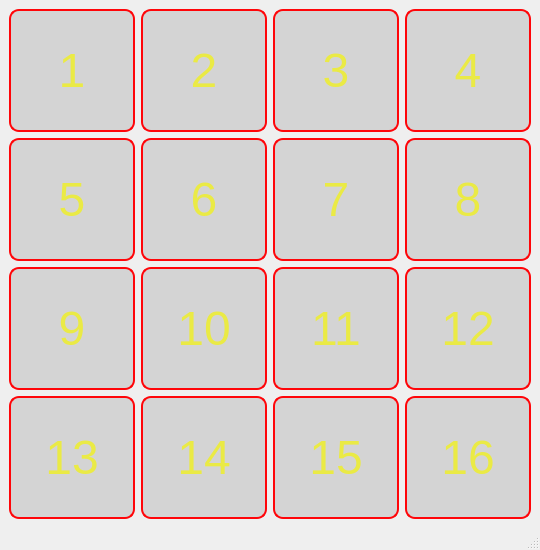
<?xml version="1.0" encoding="UTF-8"?>
<ui version="4.0">
 <class>MainWindow</class>
 <widget class="QMainWindow" name="MainWindow">
  <property name="geometry">
   <rect>
    <x>0</x>
    <y>0</y>
    <width>540</width>
    <height>550</height>
   </rect>
  </property>
  <property name="windowTitle">
   <string>puzzle15</string>
  </property>
  <property name="styleSheet">
   <string notr="true">background-image: url(&quot;background.jpg&quot;);</string>
  </property>
  <widget class="QWidget" name="centralwidget">
   <layout class="QGridLayout" name="gridLayout">
    <item row="0" column="0">
     <widget class="QPushButton" name="btn_1">
      <property name="sizePolicy">
       <sizepolicy hsizetype="Minimum" vsizetype="Expanding">
        <horstretch>0</horstretch>
        <verstretch>0</verstretch>
       </sizepolicy>
      </property>
      <property name="font">
       <font>
        <pointsize>36</pointsize>
       </font>
      </property>
      <property name="styleSheet">
       <string notr="true">/* From https://css.glass */
color: rgb(234, 234, 69);
background: rgba(172, 172, 172, 0.41);
border-radius: 10px;
box-shadow: 0 4px 30px rgba(0, 0, 0, 0.1);
backdrop-filter: blur(5px);
-webkit-backdrop-filter: blur(5px);
border: 2px solid rgba(172, 172, 172, 0.33);
border-color: rgb(255, 5, 9);</string>
      </property>
      <property name="text">
       <string>1</string>
      </property>
     </widget>
    </item>
    <item row="0" column="1">
     <widget class="QPushButton" name="btn_2">
      <property name="sizePolicy">
       <sizepolicy hsizetype="Minimum" vsizetype="Expanding">
        <horstretch>0</horstretch>
        <verstretch>0</verstretch>
       </sizepolicy>
      </property>
      <property name="font">
       <font>
        <pointsize>36</pointsize>
       </font>
      </property>
      <property name="styleSheet">
       <string notr="true">/* From https://css.glass */
color: rgb(234, 234, 69);
background: rgba(172, 172, 172, 0.41);
border-radius: 10px;
box-shadow: 0 4px 30px rgba(0, 0, 0, 0.1);
backdrop-filter: blur(5px);
-webkit-backdrop-filter: blur(5px);
border: 2px solid rgba(172, 172, 172, 0.33);
border-color: rgb(255, 5, 9);</string>
      </property>
      <property name="text">
       <string>2</string>
      </property>
     </widget>
    </item>
    <item row="0" column="2">
     <widget class="QPushButton" name="btn_3">
      <property name="sizePolicy">
       <sizepolicy hsizetype="Minimum" vsizetype="Expanding">
        <horstretch>0</horstretch>
        <verstretch>0</verstretch>
       </sizepolicy>
      </property>
      <property name="font">
       <font>
        <pointsize>36</pointsize>
       </font>
      </property>
      <property name="styleSheet">
       <string notr="true">/* From https://css.glass */
color: rgb(234, 234, 69);
background: rgba(172, 172, 172, 0.41);
border-radius: 10px;
box-shadow: 0 4px 30px rgba(0, 0, 0, 0.1);
backdrop-filter: blur(5px);
-webkit-backdrop-filter: blur(5px);
border: 2px solid rgba(172, 172, 172, 0.33);
border-color: rgb(255, 5, 9);</string>
      </property>
      <property name="text">
       <string>3</string>
      </property>
     </widget>
    </item>
    <item row="0" column="3">
     <widget class="QPushButton" name="btn_4">
      <property name="sizePolicy">
       <sizepolicy hsizetype="Minimum" vsizetype="Expanding">
        <horstretch>0</horstretch>
        <verstretch>0</verstretch>
       </sizepolicy>
      </property>
      <property name="font">
       <font>
        <pointsize>36</pointsize>
       </font>
      </property>
      <property name="styleSheet">
       <string notr="true">/* From https://css.glass */
color: rgb(234, 234, 69);
background: rgba(172, 172, 172, 0.41);
border-radius: 10px;
box-shadow: 0 4px 30px rgba(0, 0, 0, 0.1);
backdrop-filter: blur(5px);
-webkit-backdrop-filter: blur(5px);
border: 2px solid rgba(172, 172, 172, 0.33);
border-color: rgb(255, 5, 9);</string>
      </property>
      <property name="text">
       <string>4</string>
      </property>
     </widget>
    </item>
    <item row="1" column="0">
     <widget class="QPushButton" name="btn_5">
      <property name="sizePolicy">
       <sizepolicy hsizetype="Minimum" vsizetype="Expanding">
        <horstretch>0</horstretch>
        <verstretch>0</verstretch>
       </sizepolicy>
      </property>
      <property name="font">
       <font>
        <pointsize>36</pointsize>
       </font>
      </property>
      <property name="styleSheet">
       <string notr="true">/* From https://css.glass */
color: rgb(234, 234, 69);
background: rgba(172, 172, 172, 0.41);
border-radius: 10px;
box-shadow: 0 4px 30px rgba(0, 0, 0, 0.1);
backdrop-filter: blur(5px);
-webkit-backdrop-filter: blur(5px);
border: 2px solid rgba(172, 172, 172, 0.33);
border-color: rgb(255, 5, 9);</string>
      </property>
      <property name="text">
       <string>5</string>
      </property>
     </widget>
    </item>
    <item row="1" column="1">
     <widget class="QPushButton" name="btn_6">
      <property name="sizePolicy">
       <sizepolicy hsizetype="Minimum" vsizetype="Expanding">
        <horstretch>0</horstretch>
        <verstretch>0</verstretch>
       </sizepolicy>
      </property>
      <property name="font">
       <font>
        <pointsize>36</pointsize>
       </font>
      </property>
      <property name="styleSheet">
       <string notr="true">/* From https://css.glass */
color: rgb(234, 234, 69);
background: rgba(172, 172, 172, 0.41);
border-radius: 10px;
box-shadow: 0 4px 30px rgba(0, 0, 0, 0.1);
backdrop-filter: blur(5px);
-webkit-backdrop-filter: blur(5px);
border: 2px solid rgba(172, 172, 172, 0.33);
border-color: rgb(255, 5, 9);</string>
      </property>
      <property name="text">
       <string>6</string>
      </property>
     </widget>
    </item>
    <item row="1" column="2">
     <widget class="QPushButton" name="btn_7">
      <property name="sizePolicy">
       <sizepolicy hsizetype="Minimum" vsizetype="Expanding">
        <horstretch>0</horstretch>
        <verstretch>0</verstretch>
       </sizepolicy>
      </property>
      <property name="font">
       <font>
        <pointsize>36</pointsize>
       </font>
      </property>
      <property name="styleSheet">
       <string notr="true">/* From https://css.glass */
color: rgb(234, 234, 69);
background: rgba(172, 172, 172, 0.41);
border-radius: 10px;
box-shadow: 0 4px 30px rgba(0, 0, 0, 0.1);
backdrop-filter: blur(5px);
-webkit-backdrop-filter: blur(5px);
border: 2px solid rgba(172, 172, 172, 0.33);
border-color: rgb(255, 5, 9);</string>
      </property>
      <property name="text">
       <string>7</string>
      </property>
     </widget>
    </item>
    <item row="1" column="3">
     <widget class="QPushButton" name="btn_8">
      <property name="sizePolicy">
       <sizepolicy hsizetype="Minimum" vsizetype="Expanding">
        <horstretch>0</horstretch>
        <verstretch>0</verstretch>
       </sizepolicy>
      </property>
      <property name="font">
       <font>
        <pointsize>36</pointsize>
       </font>
      </property>
      <property name="styleSheet">
       <string notr="true">/* From https://css.glass */
color: rgb(234, 234, 69);
background: rgba(172, 172, 172, 0.41);
border-radius: 10px;
box-shadow: 0 4px 30px rgba(0, 0, 0, 0.1);
backdrop-filter: blur(5px);
-webkit-backdrop-filter: blur(5px);
border: 2px solid rgba(172, 172, 172, 0.33);
border-color: rgb(255, 5, 9);</string>
      </property>
      <property name="text">
       <string>8</string>
      </property>
     </widget>
    </item>
    <item row="2" column="0">
     <widget class="QPushButton" name="btn_9">
      <property name="sizePolicy">
       <sizepolicy hsizetype="Minimum" vsizetype="Expanding">
        <horstretch>0</horstretch>
        <verstretch>0</verstretch>
       </sizepolicy>
      </property>
      <property name="font">
       <font>
        <pointsize>36</pointsize>
       </font>
      </property>
      <property name="styleSheet">
       <string notr="true">/* From https://css.glass */
color: rgb(234, 234, 69);
background: rgba(172, 172, 172, 0.41);
border-radius: 10px;
box-shadow: 0 4px 30px rgba(0, 0, 0, 0.1);
backdrop-filter: blur(5px);
-webkit-backdrop-filter: blur(5px);
border: 2px solid rgba(172, 172, 172, 0.33);
border-color: rgb(255, 5, 9);</string>
      </property>
      <property name="text">
       <string>9</string>
      </property>
     </widget>
    </item>
    <item row="2" column="1">
     <widget class="QPushButton" name="btn_10">
      <property name="sizePolicy">
       <sizepolicy hsizetype="Minimum" vsizetype="Expanding">
        <horstretch>0</horstretch>
        <verstretch>0</verstretch>
       </sizepolicy>
      </property>
      <property name="font">
       <font>
        <pointsize>36</pointsize>
       </font>
      </property>
      <property name="styleSheet">
       <string notr="true">/* From https://css.glass */
color: rgb(234, 234, 69);
background: rgba(172, 172, 172, 0.41);
border-radius: 10px;
box-shadow: 0 4px 30px rgba(0, 0, 0, 0.1);
backdrop-filter: blur(5px);
-webkit-backdrop-filter: blur(5px);
border: 2px solid rgba(172, 172, 172, 0.33);
border-color: rgb(255, 5, 9);</string>
      </property>
      <property name="text">
       <string>10</string>
      </property>
     </widget>
    </item>
    <item row="2" column="2">
     <widget class="QPushButton" name="btn_11">
      <property name="sizePolicy">
       <sizepolicy hsizetype="Minimum" vsizetype="Expanding">
        <horstretch>0</horstretch>
        <verstretch>0</verstretch>
       </sizepolicy>
      </property>
      <property name="font">
       <font>
        <pointsize>36</pointsize>
       </font>
      </property>
      <property name="styleSheet">
       <string notr="true">/* From https://css.glass */
color: rgb(234, 234, 69);
background: rgba(172, 172, 172, 0.41);
border-radius: 10px;
box-shadow: 0 4px 30px rgba(0, 0, 0, 0.1);
backdrop-filter: blur(5px);
-webkit-backdrop-filter: blur(5px);
border: 2px solid rgba(172, 172, 172, 0.33);
border-color: rgb(255, 5, 9);</string>
      </property>
      <property name="text">
       <string>11</string>
      </property>
     </widget>
    </item>
    <item row="2" column="3">
     <widget class="QPushButton" name="btn_12">
      <property name="sizePolicy">
       <sizepolicy hsizetype="Minimum" vsizetype="Expanding">
        <horstretch>0</horstretch>
        <verstretch>0</verstretch>
       </sizepolicy>
      </property>
      <property name="font">
       <font>
        <pointsize>36</pointsize>
       </font>
      </property>
      <property name="styleSheet">
       <string notr="true">/* From https://css.glass */
color: rgb(234, 234, 69);
background: rgba(172, 172, 172, 0.41);
border-radius: 10px;
box-shadow: 0 4px 30px rgba(0, 0, 0, 0.1);
backdrop-filter: blur(5px);
-webkit-backdrop-filter: blur(5px);
border: 2px solid rgba(172, 172, 172, 0.33);
border-color: rgb(255, 5, 9);</string>
      </property>
      <property name="text">
       <string>12</string>
      </property>
     </widget>
    </item>
    <item row="3" column="0">
     <widget class="QPushButton" name="btn_13">
      <property name="sizePolicy">
       <sizepolicy hsizetype="Minimum" vsizetype="Expanding">
        <horstretch>0</horstretch>
        <verstretch>0</verstretch>
       </sizepolicy>
      </property>
      <property name="font">
       <font>
        <pointsize>36</pointsize>
       </font>
      </property>
      <property name="styleSheet">
       <string notr="true">/* From https://css.glass */
color: rgb(234, 234, 69);
background: rgba(172, 172, 172, 0.41);
border-radius: 10px;
box-shadow: 0 4px 30px rgba(0, 0, 0, 0.1);
backdrop-filter: blur(5px);
-webkit-backdrop-filter: blur(5px);
border: 2px solid rgba(172, 172, 172, 0.33);
border-color: rgb(255, 5, 9);</string>
      </property>
      <property name="text">
       <string>13</string>
      </property>
     </widget>
    </item>
    <item row="3" column="1">
     <widget class="QPushButton" name="btn_14">
      <property name="sizePolicy">
       <sizepolicy hsizetype="Minimum" vsizetype="Expanding">
        <horstretch>0</horstretch>
        <verstretch>0</verstretch>
       </sizepolicy>
      </property>
      <property name="font">
       <font>
        <pointsize>36</pointsize>
       </font>
      </property>
      <property name="styleSheet">
       <string notr="true">/* From https://css.glass */
color: rgb(234, 234, 69);
background: rgba(172, 172, 172, 0.41);
border-radius: 10px;
box-shadow: 0 4px 30px rgba(0, 0, 0, 0.1);
backdrop-filter: blur(5px);
-webkit-backdrop-filter: blur(5px);
border: 2px solid rgba(172, 172, 172, 0.33);
border-color: rgb(255, 5, 9);</string>
      </property>
      <property name="text">
       <string>14</string>
      </property>
     </widget>
    </item>
    <item row="3" column="2">
     <widget class="QPushButton" name="btn_15">
      <property name="sizePolicy">
       <sizepolicy hsizetype="Minimum" vsizetype="Expanding">
        <horstretch>0</horstretch>
        <verstretch>0</verstretch>
       </sizepolicy>
      </property>
      <property name="font">
       <font>
        <pointsize>36</pointsize>
       </font>
      </property>
      <property name="styleSheet">
       <string notr="true">/* From https://css.glass */
color: rgb(234, 234, 69);
background: rgba(172, 172, 172, 0.41);
border-radius: 10px;
box-shadow: 0 4px 30px rgba(0, 0, 0, 0.1);
backdrop-filter: blur(5px);
-webkit-backdrop-filter: blur(5px);
border: 2px solid rgba(172, 172, 172, 0.33);
border-color: rgb(255, 5, 9);</string>
      </property>
      <property name="text">
       <string>15</string>
      </property>
     </widget>
    </item>
    <item row="3" column="3">
     <widget class="QPushButton" name="btn_16">
      <property name="sizePolicy">
       <sizepolicy hsizetype="Minimum" vsizetype="Expanding">
        <horstretch>0</horstretch>
        <verstretch>0</verstretch>
       </sizepolicy>
      </property>
      <property name="font">
       <font>
        <pointsize>36</pointsize>
       </font>
      </property>
      <property name="styleSheet">
       <string notr="true">/* From https://css.glass */
color: rgb(234, 234, 69);
background: rgba(172, 172, 172, 0.41);
border-radius: 10px;
box-shadow: 0 4px 30px rgba(0, 0, 0, 0.1);
backdrop-filter: blur(5px);
-webkit-backdrop-filter: blur(5px);
border: 2px solid rgba(172, 172, 172, 0.33);
border-color: rgb(255, 5, 9);</string>
      </property>
      <property name="text">
       <string>16</string>
      </property>
     </widget>
    </item>
   </layout>
  </widget>
  <widget class="QMenuBar" name="menubar">
   <property name="geometry">
    <rect>
     <x>0</x>
     <y>0</y>
     <width>540</width>
     <height>22</height>
    </rect>
   </property>
  </widget>
  <widget class="QStatusBar" name="statusbar"/>
 </widget>
 <resources/>
 <connections/>
</ui>
